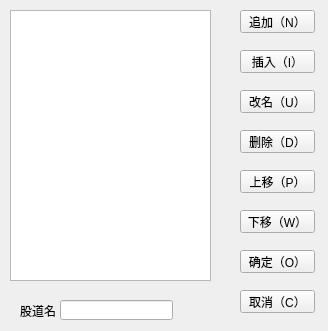
<?xml version="1.0" encoding="UTF-8"?>
<ui version="4.0">
 <class>ccxnameedit</class>
 <widget class="QWidget" name="ccxnameedit">
  <property name="geometry">
   <rect>
    <x>0</x>
    <y>0</y>
    <width>328</width>
    <height>331</height>
   </rect>
  </property>
  <property name="windowTitle">
   <string>存车线名称编辑</string>
  </property>
  <widget class="QListView" name="listView">
   <property name="geometry">
    <rect>
     <x>10</x>
     <y>10</y>
     <width>201</width>
     <height>271</height>
    </rect>
   </property>
  </widget>
  <widget class="QPushButton" name="pushButton">
   <property name="geometry">
    <rect>
     <x>240</x>
     <y>10</y>
     <width>75</width>
     <height>23</height>
    </rect>
   </property>
   <property name="text">
    <string>追加（N）</string>
   </property>
  </widget>
  <widget class="QPushButton" name="pushButton_2">
   <property name="geometry">
    <rect>
     <x>240</x>
     <y>50</y>
     <width>75</width>
     <height>23</height>
    </rect>
   </property>
   <property name="text">
    <string>插入（I）</string>
   </property>
  </widget>
  <widget class="QPushButton" name="pushButton_3">
   <property name="geometry">
    <rect>
     <x>240</x>
     <y>90</y>
     <width>75</width>
     <height>23</height>
    </rect>
   </property>
   <property name="text">
    <string>改名（U）</string>
   </property>
  </widget>
  <widget class="QPushButton" name="pushButton_4">
   <property name="geometry">
    <rect>
     <x>240</x>
     <y>130</y>
     <width>75</width>
     <height>23</height>
    </rect>
   </property>
   <property name="text">
    <string>删除（D）</string>
   </property>
  </widget>
  <widget class="QPushButton" name="pushButton_5">
   <property name="geometry">
    <rect>
     <x>240</x>
     <y>170</y>
     <width>75</width>
     <height>23</height>
    </rect>
   </property>
   <property name="text">
    <string>上移（P）</string>
   </property>
  </widget>
  <widget class="QPushButton" name="pushButton_6">
   <property name="geometry">
    <rect>
     <x>240</x>
     <y>290</y>
     <width>75</width>
     <height>23</height>
    </rect>
   </property>
   <property name="text">
    <string>取消（C）</string>
   </property>
  </widget>
  <widget class="QPushButton" name="pushButton_7">
   <property name="geometry">
    <rect>
     <x>240</x>
     <y>250</y>
     <width>75</width>
     <height>23</height>
    </rect>
   </property>
   <property name="text">
    <string>确定（O）</string>
   </property>
  </widget>
  <widget class="QPushButton" name="pushButton_8">
   <property name="geometry">
    <rect>
     <x>240</x>
     <y>210</y>
     <width>75</width>
     <height>23</height>
    </rect>
   </property>
   <property name="text">
    <string>下移（W）</string>
   </property>
  </widget>
  <widget class="QLabel" name="label">
   <property name="geometry">
    <rect>
     <x>20</x>
     <y>300</y>
     <width>41</width>
     <height>21</height>
    </rect>
   </property>
   <property name="text">
    <string>股道名</string>
   </property>
  </widget>
  <widget class="QLineEdit" name="lineEdit">
   <property name="geometry">
    <rect>
     <x>60</x>
     <y>300</y>
     <width>113</width>
     <height>20</height>
    </rect>
   </property>
  </widget>
 </widget>
 <resources/>
 <connections/>
</ui>
